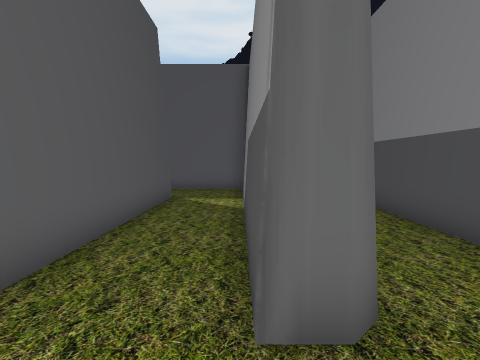
[1] (above)

14 first-person views from a walk through a scene from a Unity 3-D project. The camera is 1.3 m above the floor, tilts 4° down and sees 80° across. The floor is counted in squares, 1 m on a side. Each view is taken from the middle of a square. On the plan, view 1 faces up. The plan holds only what a view shows up to about 13 squares ahead; the rest is blank. The place goes on beyond the plan. Some trees and plants on the terrain are drawn as simple stand-ins. The player character is not drawn.

[2]
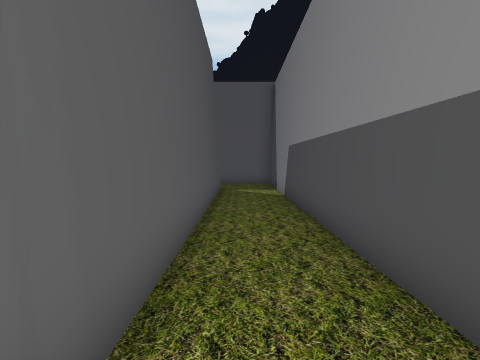

[3]
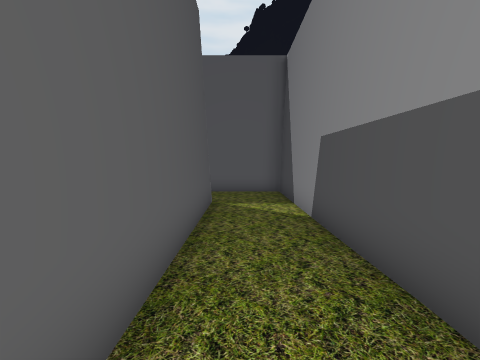

[4]
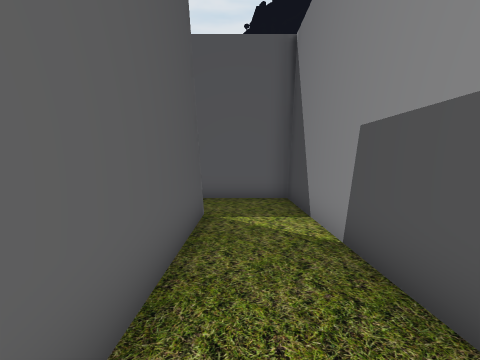

[5]
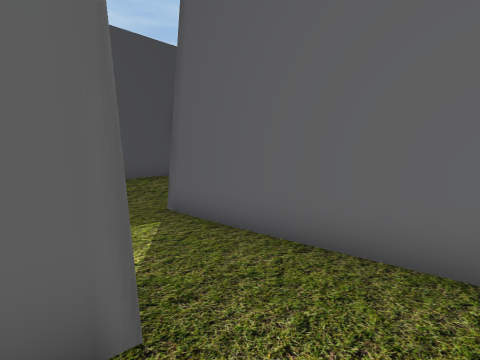

[6]
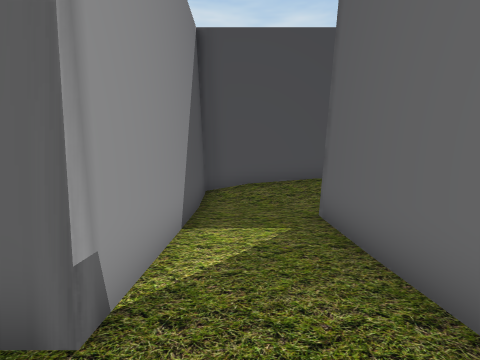

[7]
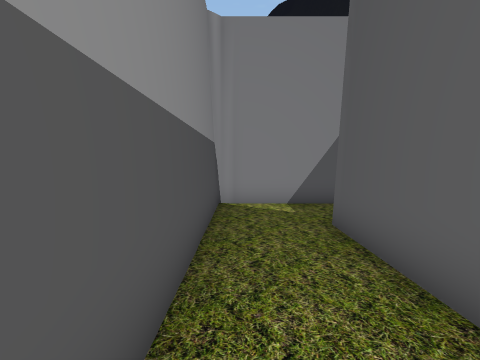

[8]
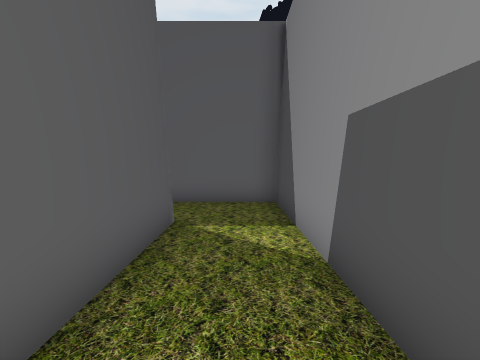

[9]
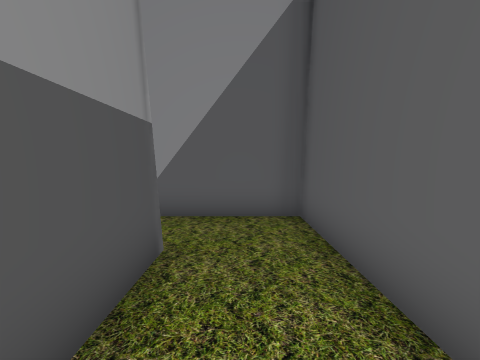

[10]
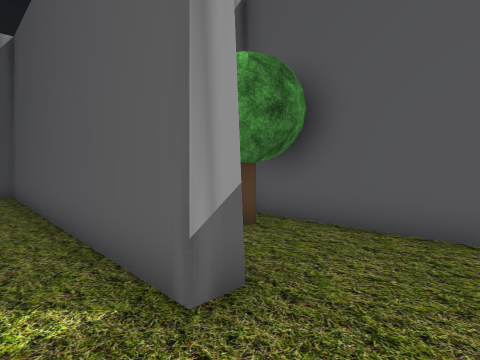

[11]
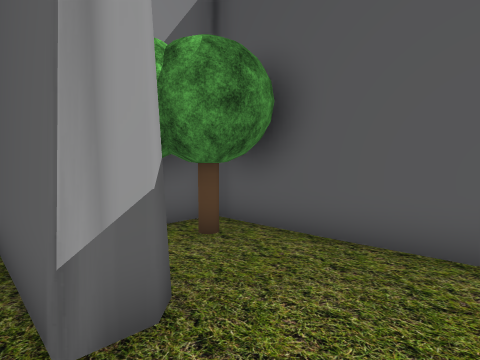

[12]
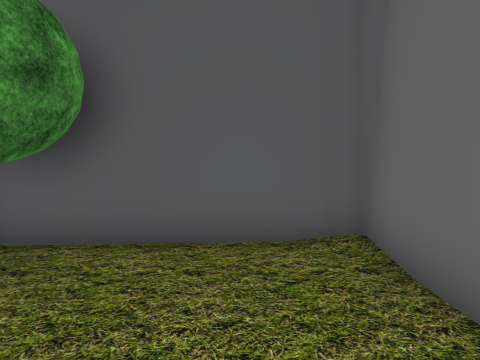

[13]
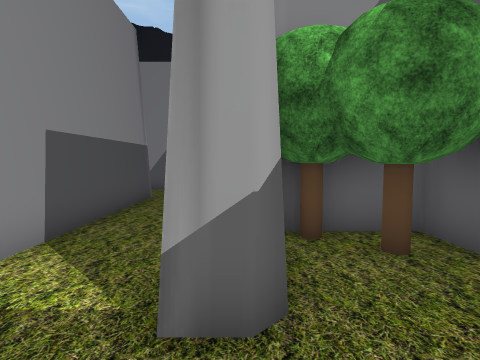

[14]
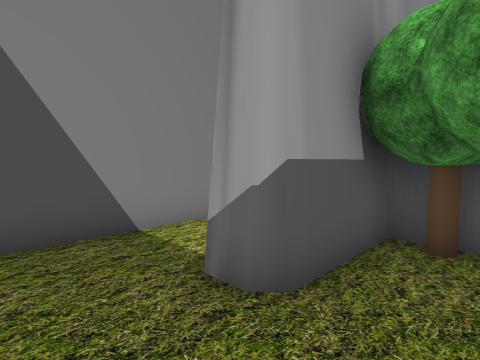

### Floor plan
Key: @ floor where view 1 was taken; # wall or solid block; . floor; / step, stairs or slope; T tree.
Columns run from 7 left of view 1 to 4 right of it. Each row starts with its distance up from view 1.
 18 ##/
 17 ##/.########
 16 ##/........#
 15 ##/........#
 14 #########..#
 13 #########..#
 12 ##.....##..#
 11 ##.....##..#
 10 ##..##.##..#
  9 ##..##.##..#
  8  #T.##.##..#
  7  ##T##.##..#
  6     ##.##..#
  5     ##.##..#
  4     ##.##..#
  3     ##.##..#
  2     ##.##..#
  1     ##.....#
  0     ##.@...#
 -1     ########

Where each view was taken, in squares from view 1:
view 1: 0 up, 0 right, facing up
view 2: 1 up, 2 right, facing up
view 3: 5 up, 2 right, facing up
view 4: 7 up, 2 right, facing up
view 5: 13 up, 3 right, facing up-left
view 6: 15 up, 3 right, facing left
view 7: 8 up, 3 right, facing down
view 8: 4 up, 1 left, facing up
view 9: 6 up, 1 left, facing down
view 10: 12 up, 1 left, facing down-left
view 11: 12 up, 2 left, facing down-left
view 12: 11 up, 2 left, facing left
view 13: 12 up, 3 left, facing down
view 14: 12 up, 5 left, facing down-right
